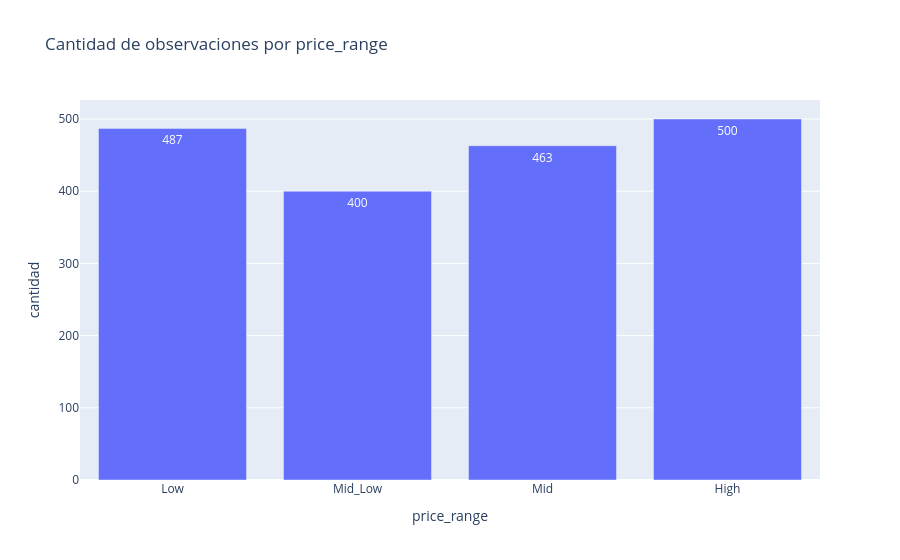

The code cell stored with this chart in its notebook:
### Markdown cell above
## Cantidad de observaciones por `price_range`

### Code cell
import plotly.express as px

orden = ['Low', 'Mid_Low', 'Mid', 'High']
conteo = (
    df['price_range']
    .value_counts()
    .reindex(orden)
    .rename_axis('price_range')
    .reset_index(name='cantidad')
)

fig = px.bar(
    conteo,
    x='price_range',
    y='cantidad',
    text='cantidad',
    title='Cantidad de observaciones por price_range'
)
fig.update_layout(xaxis={'categoryorder': 'array', 'categoryarray': orden})
fig.show()

### Figure 1 — Plotly figure (JSON) as saved in the notebook; plotly's stock layout.template omitted (floating-point values rounded to 4 significant figures)
{"data": [{"hovertemplate": "price_range=%{x}<br>cantidad=%{text}<extra></extra>", "legendgroup": "", "marker": {"color": "#636efa", "pattern": {"shape": ""}}, "name": "", "orientation": "v", "showlegend": false, "text": [487.0, 400.0, 463.0, 500.0], "textposition": "auto", "type": "bar", "x": ["Low", "Mid_Low", "Mid", "High"], "xaxis": "x", "y": [487, 400, 463, 500], "yaxis": "y"}], "layout": {"barmode": "relative", "legend": {"tracegroupgap": 0}, "title": {"text": "Cantidad de observaciones por price_range"}, "xaxis": {"anchor": "y", "categoryarray": ["Low", "Mid_Low", "Mid", "High"], "categoryorder": "array", "domain": [0.0, 1.0], "title": {"text": "price_range"}}, "yaxis": {"anchor": "x", "domain": [0.0, 1.0], "title": {"text": "cantidad"}}}}
